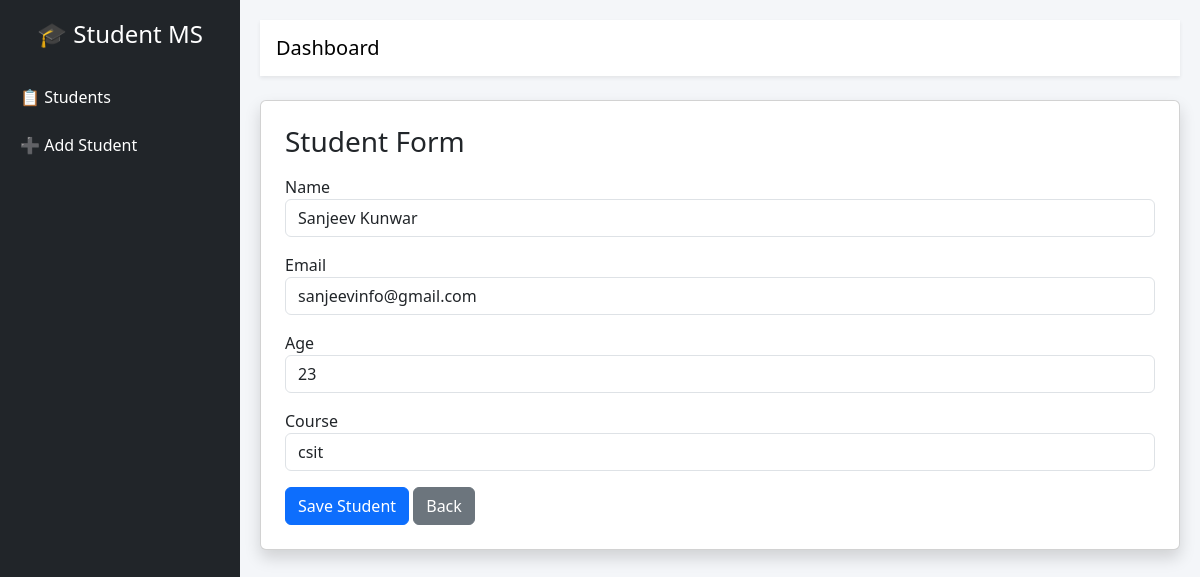
The page /edit/3 on the database its author committed.
### students/models.py (models this page shows, shortened)
class Student(models.Model):
    name= models.CharField(max_length=100)
    email= models.EmailField()
    age = models.IntegerField()
    course = models.CharField(max_length=100)

### students/views.py (the view)
# urls.py: path('edit/<int:id>', views.edit_student, name='edit'),
def edit_student(request, id):
    student = get_object_or_404(Student, id=id)
    form = StudentForm(instance=student)
    if request.method == "POST":
        form = StudentForm(request.POST, instance=student)
        if form.is_valid():
            form.save()
            return redirect('list')
    return render(request, 'students/form.html', {'form': form})

### students/forms.py
class StudentForm(forms.ModelForm):
    class Meta:
        model = Student
        fields = '__all__'
    def __init__(self, *args, **kwargs):
        super().__init__(*args, **kwargs)
        for field in self.fields.values():
            field.widget.attrs.update({
                'class': 'form-control'
            })

### students/templates/students/form.html (shortened to what this page needs)
{% extends 'base.html' %}
{% block content %}
<div class="card shadow p-4">
    <h3 class="mb-3">Student Form</h3>
    <form method="POST">
        <div class="mb-3">
            {{ form.name.label }}
            {{ form.name }}
        </div>
        <div class="mb-3">
            {{ form.email.label }}
            {{ form.email }}
        </div>
        <div class="mb-3">
            {{ form.age.label }}
            {{ form.age }}
        </div>
        <div class="mb-3">
            {{ form.course.label }}
            {{ form.course }}
        </div>
        <button class="btn btn-primary">Save Student</button>
        <a href="{% url 'list' %}" class="btn btn-secondary">Back</a>
    </form>
</div>
{% endblock %}

### templates/base.html (style rules this page uses)
body { background: #f4f6f9; }

### rows shown on the page
Student: name "Sanjeev Kunwar", email "sanjeevinfo@gmail.com", age "23", course "csit"
